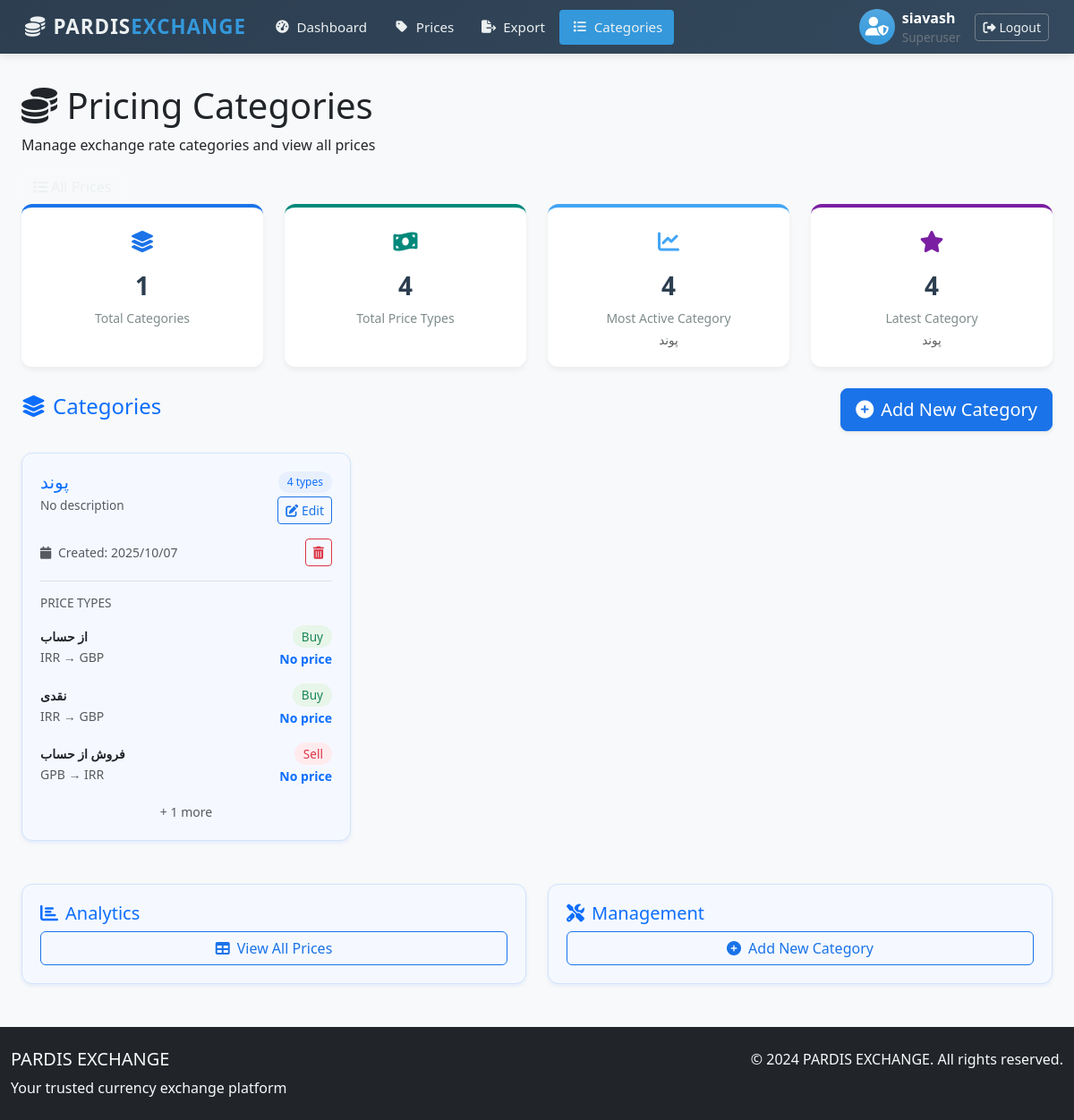
The app's page /pricing/categories/ (signed in) with its own data.
### users/models.py (models this page shows, shortened)
class CustomUser(AbstractUser):
    ROLE_CHOICES = [
        ('superuser', 'مدیر کل (SuperUser)'),
        ('exchange_admin', 'ادمین صرافی'),
        ('exchange_manager', 'مدیریت صرافی'),
    ]
    role = models.CharField(max_length=20, choices=ROLE_CHOICES, default='exchange_manager')

### pricing/models.py (models this page shows, shortened)
class Category(models.Model):
    name = models.CharField(max_length=100, unique=True)
    slug = models.SlugField(unique=True)
    description = models.TextField(blank=True, null=True)
    is_active = models.BooleanField(default=True)
    created_at = models.DateTimeField(default=timezone.now)
    updated_at = models.DateTimeField(auto_now=True)
    class Meta:
        verbose_name_plural = "Categories"
        ordering = ["name"]

class PriceType(models.Model):
    ACTION_CHOICES = [
        ("buy", "Buy"),
        ("sell", "Sell"),
    ]
    category = models.ForeignKey(Category, on_delete=models.CASCADE, related_name="price_types")
    name = models.CharField(max_length=200)  # e.g., "Buy Tether to Rial"
    action = models.CharField(max_length=4, choices=ACTION_CHOICES)
    base_currency = models.CharField(max_length=20)  # e.g., "Tether"
    target_currency = models.CharField(max_length=20)  # e.g., "Rial"
    description = models.TextField(blank=True, null=True)
    is_active = models.BooleanField(default=True)
    created_at = models.DateTimeField(default=timezone.now)
    updated_at = models.DateTimeField(auto_now=True)
    class Meta:
        ordering = ["category__name", "action", "name"]
        constraints = [
            models.UniqueConstraint(fields=["category", "name"], name="unique_price_type_name_per_category")
        ]

### pricing/views.py (the view)
# urls.py: path('categories/', views.category_list, name='category_list'),
@login_required
def category_list(request):
    categories = Category.objects.prefetch_related(
        'price_types', 'price_types__prices'
    ).order_by('-created_at').all()
    total_price_types = 0
    most_active_category_count = 0
    most_active_category_name = ""
    latest_category_count = 0
    latest_category_name = ""
    if categories:
        for category in categories:
            total_price_types += category.price_types.count()
        most_active_category = max(categories, key=lambda cat: cat.price_types.count())
        most_active_category_count = most_active_category.price_types.count()
        most_active_category_name = most_active_category.name
        latest_category = categories[0]
        latest_category_count = latest_category.price_types.count()
        latest_category_name = latest_category.name
    context = {
        'categories': categories,
        'total_price_types': total_price_types,
        'most_active_category_count': most_active_category_count,
        'most_active_category_name': most_active_category_name,
        'latest_category_count': latest_category_count,
        'latest_category_name': latest_category_name,
    }
    return render(request, 'pricing/category_list.html', context)

### pricing/templates/pricing/category_list.html (shortened to what this page needs)
{% extends "pricing/base.html" %}
{% load static %}
{% block page_title %}Pricing Categories{% endblock %}
{% block page_subtitle %}Manage exchange rate categories and view all prices{% endblock %}
{% block header_actions %}
<a href="{% url 'pricing:price_list' %}" class="btn btn-outline-light">
    <i class="fas fa-list me-1"></i>All Prices
</a>
{% endblock %}
{% block pricing_content %}
<div class="row mb-4">
    <div class="col-md-3">
        <div class="stats-card blue-card">
            <div class="stats-icon">
                <i class="fas fa-layer-group"></i>
            </div>
            <div class="stats-number">{{ categories.count }}</div>
            <div class="stats-label">Total Categories</div>
        </div>
    </div>
    <div class="col-md-3">
        <div class="stats-card teal-card">
            <div class="stats-icon">
                <i class="fas fa-money-bill-wave"></i>
            </div>
            <div class="stats-number">
                {{ total_price_types }}
            </div>
            <div class="stats-label">Total Price Types</div>
        </div>
    </div>
    <div class="col-md-3">
        <div class="stats-card light-blue-card">
            <div class="stats-icon">
                <i class="fas fa-chart-line"></i>
            </div>
            <div class="stats-number">
                {% if most_active_category_count %}
                    {{ most_active_category_count }}
                {% else %}
                    0
                {% endif %}
            </div>
            <div class="stats-label">Most Active Category</div>
            {% if most_active_category_name %}
            <div class="stats-subtext small text-muted mt-1">
                {{ most_active_category_name }}
            </div>
            {% endif %}
        </div>
    </div>
    <div class="col-md-3">
        <div class="stats-card purple-card">
            <div class="stats-icon">
                <i class="fas fa-star"></i>
            </div>
            <div class="stats-number">
                {% if latest_category_count %}
                    {{ latest_category_count }}
                {% else %}
                    0
                {% endif %}
            </div>
            <div class="stats-label">Latest Category</div>
            {% if latest_category_name %}
            <div class="stats-subtext small text-muted mt-1">
                {{ latest_category_name }}
            </div>
            {% endif %}
        </div>
    </div>
</div>
<div class="d-flex justify-content-between align-items-center mb-4">
    <h4 class="text-primary">
        <i class="fas fa-layer-group me-2"></i>Categories
    </h4>
    <a href="{% url 'pricing:create_category' %}" class="btn btn-primary btn-lg shadow-sm">
        <i class="fas fa-plus-circle me-2"></i>Add New Category
    </a>
</div>
<div class="row">
    {% for category in categories %}
    <div class="col-md-6 col-lg-4 mb-4">
        <div class="pricing-card soft-blue-card h-100">
            <div class="d-flex justify-content-between align-items-start mb-3">
                <div>
                    <h5 class="mb-1 text-primary">{{ category.name }}</h5>
                    <p class="text-muted mb-0 small">{{ category.description|default:"No description"|truncatewords:10 }}</p>
                </div>
                <div class="d-flex flex-column align-items-end">
                    <span class="badge bg-primary-soft text-primary mb-1">{{ category.price_types.count }} types</span>
                    <a href="{% url 'pricing:edit_category' category.pk %}" class="btn btn-sm btn-outline-primary" title="Edit Category">
                        <i class="fas fa-edit"></i> Edit
                    </a>
                </div>
            </div>
            <div class="mb-3 d-flex justify-content-between align-items-center">
                <small class="text-muted">
                    <i class="fas fa-calendar me-1"></i>
                    Created: {% if category.created_at %}{{ category.created_at|date:"Y/m/d" }}{% else %}Unknown{% endif %}
                </small>
                <form method="post" action="{% url 'pricing:delete_category' category.pk %}" class="d-inline-block ms-2 delete-category-form">
                    <button type="submit" class="btn btn-sm btn-outline-danger delete-category-btn" title="Delete Category" type="button">
                        <i class="fas fa-trash-alt"></i>
                    </button>
                </form>
            </div>
            {% if category.price_types.all %}
            <div class="mt-3 pt-3 border-top">
                <h6 class="text-muted mb-2 small text-uppercase">Price Types</h6>
                <div class="list-group list-group-flush">
                    {% for price_type in category.price_types.all|slice:":3" %}
                    <div class="list-group-item border-0 px-0 py-2">
                        <div class="d-flex justify-content-between align-items-center">
                            <div class="w-60">
                                <small class="fw-bold d-block text-truncate">{{ price_type.name }}</small>
                                <small class="text-muted">{{ price_type.base_currency }} → {{ price_type.target_currency }}</small>
                            </div>
                            <div class="text-end">
                                <span class="badge bg-{% if price_type.action == 'buy' %}success-soft text-success{% else %}danger-soft text-danger{% endif %} small">
                                    {{ price_type.get_action_display }}
                                </span>
                                <br>
                                {% with current_price=price_type.prices.first %}
                                <small class="fw-bold text-primary">
                                    {% if current_price %}{{ current_price.price }}{% else %}No price{% endif %}
                                </small>
                                {% endwith %}
                            </div>
                        </div>
                    </div>
                    {% endfor %}
                </div>
                {% if category.price_types.count > 3 %}
                <div class="text-center mt-2">
                    <small class="text-muted">+ {{ category.price_types.count|add:"-3" }} more</small>
                </div>
                {% endif %}
            </div>
            {% else %}
            <div class="mt-3 pt-3 border-top text-center">
                <small class="text-muted">No price types yet</small>
            </div>
            {% endif %}
        </div>
    </div>
    {% endfor %}
</div>
<div class="row mt-4">
    <div class="col-md-6">
        <div class="pricing-card soft-blue-card">
            <h5 class="text-primary"><i class="fas fa-chart-bar me-2"></i>Analytics</h5>
            <div class="d-grid gap-2">
                <a href="{% url 'pricing:price_list' %}" class="btn btn-outline-primary">
                    <i class="fas fa-table me-2"></i>View All Prices
                </a>
            </div>
        </div>
    </div>
    <div class="col-md-6">
        <div class="pricing-card soft-blue-card">
            <h5 class="text-primary"><i class="fas fa-tools me-2"></i>Management</h5>
            <div class="d-grid gap-2">
                <a href="{% url 'pricing:create_category' %}" class="btn btn-outline-primary">
                    <i class="fas fa-plus-circle me-2"></i>Add New Category
                </a>
            </div>
        </div>
    </div>
</div>
{% endblock %}

### pricing/templates/pricing/base.html (shortened to what this page needs)
{% extends "base.html" %}
{% load static %}
{% block content %}
<div class="page-header">
    <div class="container">
        <div>
            <h1 class="page-title">
                {% block page_icon %}<i class="fas fa-coins"></i>{% endblock %}
                {% block page_title %}Pricing Management{% endblock %}
            </h1>
            <p class="page-subtitle">{% block page_subtitle %}Manage your pricing data{% endblock %}</p>
        </div>
        <div class="header-actions">
            {% block header_actions %}{% endblock %}
        </div>
    </div>
</div>
<div class="container">
    <div class="animate-fade-in-up">
        {% block pricing_content %}{% endblock %}
    </div>
</div>
{% endblock %}

### pages/templates/base.html (shortened to what this page needs)
{% load static %}
<!DOCTYPE html>
<html lang="en">
<head>
    <link href="https://cdn.jsdelivr.net/npm/bootstrap@5.3.2/dist/css/bootstrap.min.css" rel="stylesheet">
    <link rel="stylesheet" href="https://cdnjs.cloudflare.com/ajax/libs/font-awesome/6.4.0/css/all.min.css">
</head>
<body>
    <nav class="navbar navbar-expand-lg navbar-dark bg-dark fixed-top">
        <div class="container">
            <a class="navbar-brand" href="#">
                <i class="fas fa-coins me-2"></i>PARDIS<span>EXCHANGE</span>
            </a>
            <div class="collapse navbar-collapse" id="navbarNav">
                <ul class="navbar-nav me-auto">
                    <li class="nav-item">
                        <a class="nav-link" href="#">
                            <i class="fas fa-tachometer-alt"></i> Dashboard
                        </a>
                    </li>
                    <li class="nav-item">
                        <a class="nav-link" href="{% url 'pricing:price_list' %}">
                            <i class="fas fa-tag"></i> Prices
                        </a>
                    </li>
                    <li class="nav-item">
                        <a class="nav-link" href="#">
                            <i class="fas fa-file-export"></i> Export
                        </a>
                    </li>
                    <li class="nav-item">
                        <a class="nav-link" href="{% url 'pricing:category_list' %}">
                            <i class="fas fa-list"></i> Categories
                        </a>
                    </li>
                </ul>
                <div class="d-flex align-items-center ms-auto">
                    {% if user.is_authenticated %}
                    <div class="d-flex align-items-center">
                        <div class="user-avatar bg-gradient text-white rounded-circle d-flex align-items-center justify-content-center me-2"
                            style="width:40px; height:40px; font-size:1.3rem;">
                            <i class="fas fa-user-shield"></i>
                        </div>
                        <div class="d-flex flex-column text-start me-3">
                            <span class="fw-bold text-white">
                                {{ user.get_full_name|default:user.username }}
                            </span>
                            <span class="small text-secondary">
                                {% if user.is_superuser %}Superuser{% elif user.is_staff %}Admin{% else %}User{% endif %}
                            </span>
                        </div>
                        <form method="post" action="{% url 'users:logout' %}" id="logout-form">
                            <a class="btn btn-outline-light btn-sm" href="#"
                                onclick="document.getElementById('logout-form').submit(); return false;">
                                <i class="fas fa-sign-out-alt me-1"></i>Logout
                            </a>
                        </form>
                    </div>
                    {% endif %}
                </div>
            </div>
        </div>
    </nav>
    <main class="container mt-4">
        {% block content %}{% endblock %}
    </main>
    <footer class="bg-dark text-light py-4 mt-5">
        <div class="container">
            <div class="row">
                <div class="col-md-6">
                    <h5>PARDIS EXCHANGE</h5>
                    <p class="mb-0">Your trusted currency exchange platform</p>
                </div>
                <div class="col-md-6 text-md-end">
                    <p class="mb-0">&copy; 2024 PARDIS EXCHANGE. All rights reserved.</p>
                </div>
            </div>
        </div>
    </footer>
</body>
</html>

### records on screen
CustomUser: get_full_name "siavash"
Category: name "پوند", description "No description", price_types.count "4", created_at "2025/10/07", price_types.count|add "1"
PriceType: name "از حساب", base_currency "IRR", target_currency "GBP", action "Buy"
PriceType: name "نقدی", base_currency "IRR", target_currency "GBP", action "Buy"
PriceType: name "فروش از حساب", base_currency "GPB", target_currency "IRR", action "Sell"

### other values on screen
{{ categories.count }} "1"
{{ total_price_types }} "4"
{{ most_active_category_count }} "4"
{{ latest_category_count }} "4"
